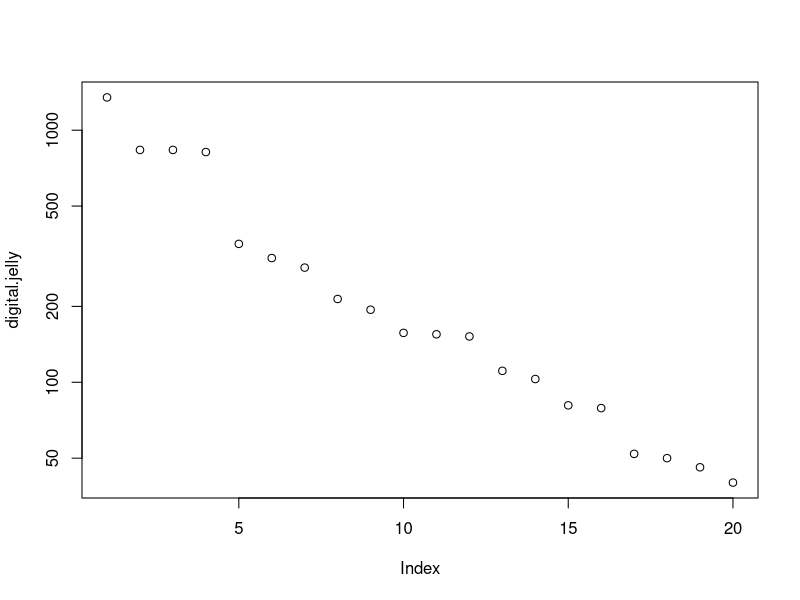

Write the R code that produced this figure.
## ---- chunk 1
# clear up the environment
rm(list = ls())
#clear the console
cat("\f")
## ---- chunk 2
for(i in 1:10){
  print(i)
}
## ---- chunk 3
x <- c("apples", "oranges", "bananas", "strawberries")

for (i in seq(x)) {
    print(x[i])
}
## ---- chunk 4
if (!require("stringr")) install.packages("stringr")
library(stringr)

for (i in seq(x)) {
    print(str_sub(x[i],1,-2))
}
## ---- chunk 5
set.seed(6)
digital.jelly <- round(rlnorm(n = 20, meanlog = 5 ))
names(digital.jelly) <- paste0("species.",LETTERS[seq(digital.jelly)])
digital.jelly <- sort(digital.jelly,decreasing = T)
plot(digital.jelly, log='y')
